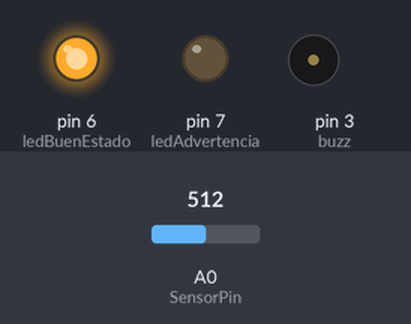
Bench run of a sketch on a simulated Arduino Uno, built with avr-gcc and run on an emulated ATmega328P. Shown: output pins drawn as LEDs (lit = HIGH), buzzer (waves = sounding, pin HIGH). The test bench sets the inputs (shaded band); at power-on: A0 (SensorPin) = 512.

Above: at 1.2 s.
1.3 s: A0 (SensorPin) set to 587
2.8 s: A0 (SensorPin) set to 612
At 4.0 s:
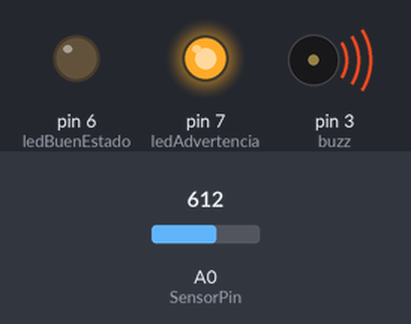
4.3 s: A0 (SensorPin) set to 590
At 5.8 s:
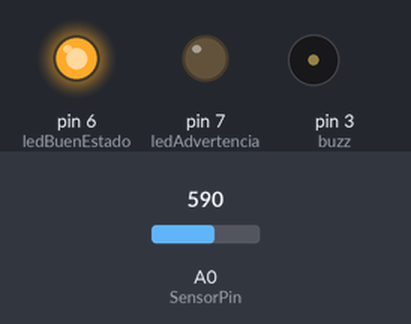
6.5 s: A0 (SensorPin) set to 610
At 6.9 s:
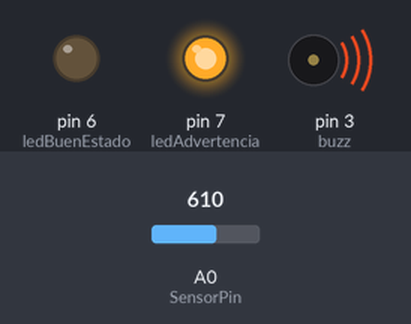
Timing chart, 0 to 9.0 s (numbered marks = the images above; inputs shaded):
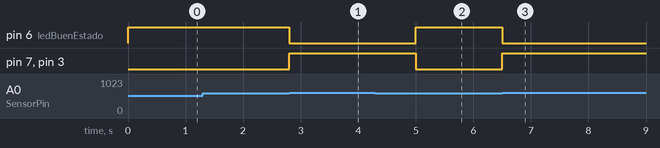

The sketch:

sensorHumedadSueloConLeds.ino
```cpp
int SensorPin = A0;
int ledAdvertencia = 7;
int ledBuenEstado = 6;
int buzz = 3;

void setup(){
  Serial.begin(9600);
  pinMode(ledAdvertencia, OUTPUT);
  pinMode(ledBuenEstado, OUTPUT);
  pinMode(buzz, OUTPUT);
}

void loop(){
  int humedad = analogRead(SensorPin);
  // Serial.println(humedad);
  // delay(1000);
  int nivel = 0;

  // Clasificamos el valor en niveles
  if (humedad < 300) {
    nivel = 0; // Muy mojado
  } else if (humedad < 600) {
    nivel = 1; // Húmedo ideal
  } else if (humedad < 800) {
    nivel = 2; // Seco moderado
  } else {
    nivel = 3; // Muy seco
  }

  switch (nivel){
    case 0:
    digitalWrite(ledAdvertencia, 1);
    digitalWrite(ledBuenEstado, 0);
    digitalWrite(buzz, 1);
    break;
    case 1:
    digitalWrite(ledAdvertencia, 0);
    digitalWrite(ledBuenEstado, 1);
    digitalWrite(buzz, 0);
    break;
    case 2:
    digitalWrite(ledAdvertencia, 1);
    digitalWrite(ledBuenEstado, 0);
    digitalWrite(buzz, 1);
    delay(1000);
    digitalWrite(buzz, 1);
    delay(100);
    break;
    case 3:
    digitalWrite(ledAdvertencia, 1);
    digitalWrite(ledBuenEstado, 0);
    digitalWrite(buzz, 1);
    break;
    default:
    digitalWrite(ledAdvertencia, 1);
    digitalWrite(ledBuenEstado, 1);
    digitalWrite(buzz, 1);
    Serial.println("Algo anda mal :(");
    break;
  }


}
```

Measured:
- the behaviour switches between 599 and 600 on A0 (SensorPin) (found by bisection; images 0 and 1)
- after the input at 1.3 s, every drawn part: stays the same
- after the input at 2.8 s, pin 6 (ledBuenEstado): HIGH → LOW at once; pin 7 (ledAdvertencia), pin 3 (buzz): LOW → HIGH at once
- after the input at 4.3 s, pin 6 (ledBuenEstado): LOW → HIGH after 0.70 s; pin 7 (ledAdvertencia), pin 3 (buzz): HIGH → LOW after 0.70 s
- after the input at 6.5 s, pin 6 (ledBuenEstado): HIGH → LOW at once; pin 7 (ledAdvertencia), pin 3 (buzz): LOW → HIGH at once
